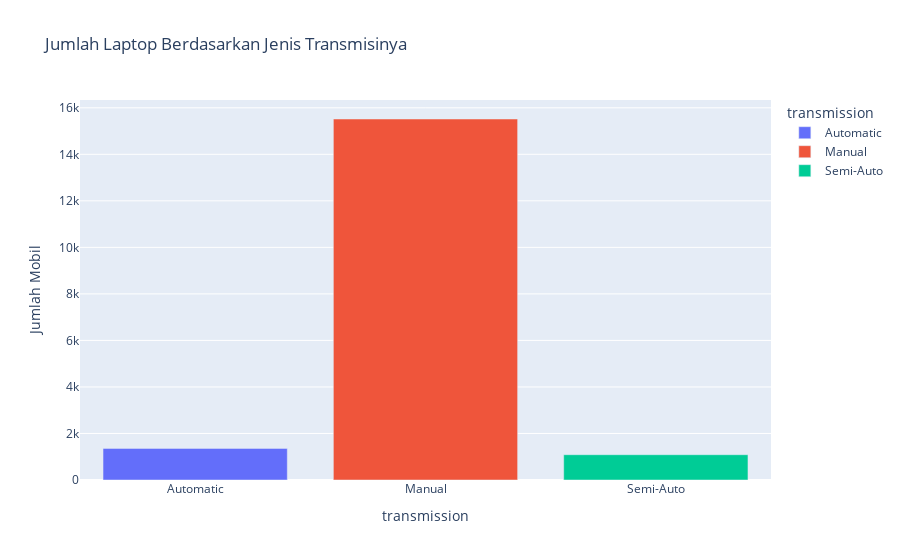

Source (notebook cell):
### Code cell
grouped_transmission = data.groupby('transmission').size().reset_index(name='counts')

fig = px.bar(grouped_transmission, x = 'transmission', y = 'counts', color='transmission', labels={"counts": "Jumlah Mobil"}, title="Jumlah Laptop Berdasarkan Jenis Transmisinya")
fig.show()

### Figure 1 — Plotly figure (JSON) as saved in the notebook; plotly's stock layout.template omitted (floating-point values rounded to 4 significant figures)
{"data": [{"alignmentgroup": "True", "hovertemplate": "transmission=%{x}<br>Jumlah Mobil=%{y}<extra></extra>", "legendgroup": "Automatic", "marker": {"color": "#636efa", "pattern": {"shape": ""}}, "name": "Automatic", "offsetgroup": "Automatic", "orientation": "v", "showlegend": true, "textposition": "auto", "type": "bar", "x": ["Automatic"], "xaxis": "x", "y": [1359], "yaxis": "y"}, {"alignmentgroup": "True", "hovertemplate": "transmission=%{x}<br>Jumlah Mobil=%{y}<extra></extra>", "legendgroup": "Manual", "marker": {"color": "#EF553B", "pattern": {"shape": ""}}, "name": "Manual", "offsetgroup": "Manual", "orientation": "v", "showlegend": true, "textposition": "auto", "type": "bar", "x": ["Manual"], "xaxis": "x", "y": [15518], "yaxis": "y"}, {"alignmentgroup": "True", "hovertemplate": "transmission=%{x}<br>Jumlah Mobil=%{y}<extra></extra>", "legendgroup": "Semi-Auto", "marker": {"color": "#00cc96", "pattern": {"shape": ""}}, "name": "Semi-Auto", "offsetgroup": "Semi-Auto", "orientation": "v", "showlegend": true, "textposition": "auto", "type": "bar", "x": ["Semi-Auto"], "xaxis": "x", "y": [1087], "yaxis": "y"}], "layout": {"barmode": "relative", "legend": {"title": {"text": "transmission"}, "tracegroupgap": 0}, "title": {"text": "Jumlah Laptop Berdasarkan Jenis Transmisinya"}, "xaxis": {"anchor": "y", "categoryarray": ["Automatic", "Manual", "Semi-Auto"], "categoryorder": "array", "domain": [0, 1], "title": {"text": "transmission"}}, "yaxis": {"anchor": "x", "domain": [0, 1], "title": {"text": "Jumlah Mobil"}}}}
